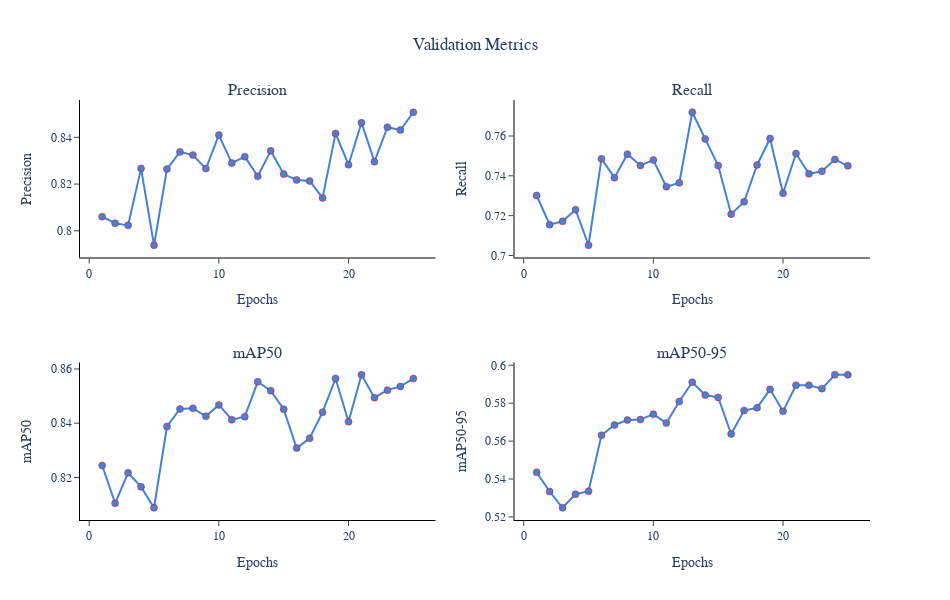

Notebook cell for this chart:
### Code cell
# Validation Metrics

# Create Subplot
subplot_titles = ["Precision", "Recall", "mAP50", "mAP50-95"]
fig = make_subplots(
        rows=2, cols=2,
        subplot_titles=subplot_titles, 
)

# Configuration Plot
class PlotCFG:
    marker_size = 7
    line_size = 2
    train_color = "#9f424d"
    valid_color = "#4083d9"

metrics = ["precision", "recall", "mAP50", "mAP50-95"]
for i, metric in enumerate(metrics):
    # Plot
    fig.add_trace(
        go.Scatter(
            x=np.arange(1, training_results.shape[0]+1), y=training_results["metrics/{}(B)".format(metric)],
            mode="markers+lines",
            marker=dict(
                color=PlotCFG.valid_color, size=PlotCFG.marker_size, line=dict(color="red", width=0.5)
            ),
            line=dict(color=PlotCFG.valid_color, width=PlotCFG.line_size),
            name="Validation"
        ), row=(i//2)+1, col=(i%2)+1
    )
    
    # Update Axes
    fig.update_xaxes(title="Epochs", linecolor="Black", ticks="outside", row=(i//2)+1, col=(i%2)+1)
    fig.update_yaxes(title=subplot_titles[i], linecolor="Black", ticks="outside", row=(i//2)+1, col=(i%2)+1)

# Update Layout
fig.update_layout(
    title="Validation Metrics", title_x=0.5, font_family="Trebuchet MS",
    width=950, height=600,
    showlegend=False,
    plot_bgcolor="White",
    paper_bgcolor="White"
)

# Show
fig.show(iframe_connected=True)

### Figure 1 — Plotly figure (JSON) as saved in the notebook; plotly's stock layout.template omitted (floating-point values rounded to 4 significant figures)
{"data": [{"line": {"color": "#4083d9", "width": 2}, "marker": {"color": "#4083d9", "line": {"color": "red", "width": 0.5}, "size": 7}, "mode": "markers+lines", "name": "Validation", "type": "scatter", "x": [1, 2, 3, 4, 5, 6, 7, 8, 9, 10, 11, 12, 13, 14, 15, 16, 17, 18, 19, 20, 21, 22, 23, 24, 25], "xaxis": "x", "y": [0.8061, 0.8032, 0.8023, 0.8267, 0.7938, 0.8264, 0.8338, 0.8324, 0.8266, 0.8409, 0.829, 0.8317, 0.8234, 0.8342, 0.8243, 0.8218, 0.8213, 0.8141, 0.8417, 0.8283, 0.8463, 0.8296, 0.8443, 0.8431, 0.8507], "yaxis": "y"}, {"line": {"color": "#4083d9", "width": 2}, "marker": {"color": "#4083d9", "line": {"color": "red", "width": 0.5}, "size": 7}, "mode": "markers+lines", "name": "Validation", "type": "scatter", "x": [1, 2, 3, 4, 5, 6, 7, 8, 9, 10, 11, 12, 13, 14, 15, 16, 17, 18, 19, 20, 21, 22, 23, 24, 25], "xaxis": "x2", "y": [0.7301, 0.7155, 0.7172, 0.7229, 0.7051, 0.7485, 0.7391, 0.7509, 0.7452, 0.748, 0.7345, 0.7365, 0.7719, 0.7585, 0.7451, 0.7207, 0.727, 0.7455, 0.7588, 0.7312, 0.7512, 0.741, 0.7423, 0.7483, 0.745], "yaxis": "y2"}, {"line": {"color": "#4083d9", "width": 2}, "marker": {"color": "#4083d9", "line": {"color": "red", "width": 0.5}, "size": 7}, "mode": "markers+lines", "name": "Validation", "type": "scatter", "x": [1, 2, 3, 4, 5, 6, 7, 8, 9, 10, 11, 12, 13, 14, 15, 16, 17, 18, 19, 20, 21, 22, 23, 24, 25], "xaxis": "x3", "y": [0.8244, 0.8105, 0.8217, 0.8165, 0.8088, 0.8388, 0.8452, 0.8455, 0.8426, 0.8467, 0.8413, 0.8424, 0.8553, 0.852, 0.8452, 0.8308, 0.8344, 0.8441, 0.8565, 0.8405, 0.8579, 0.8494, 0.8522, 0.8536, 0.8565], "yaxis": "y3"}, {"line": {"color": "#4083d9", "width": 2}, "marker": {"color": "#4083d9", "line": {"color": "red", "width": 0.5}, "size": 7}, "mode": "markers+lines", "name": "Validation", "type": "scatter", "x": [1, 2, 3, 4, 5, 6, 7, 8, 9, 10, 11, 12, 13, 14, 15, 16, 17, 18, 19, 20, 21, 22, 23, 24, 25], "xaxis": "x4", "y": [0.5435, 0.5334, 0.5248, 0.532, 0.5336, 0.5631, 0.5685, 0.5711, 0.5714, 0.5742, 0.5695, 0.5809, 0.5911, 0.5843, 0.583, 0.5638, 0.5761, 0.5776, 0.5873, 0.5757, 0.5895, 0.5895, 0.5877, 0.595, 0.595], "yaxis": "y4"}], "layout": {"annotations": [{"font": {"size": 16}, "showarrow": false, "text": "Precision", "x": 0.225, "xanchor": "center", "xref": "paper", "y": 1, "yanchor": "bottom", "yref": "paper"}, {"font": {"size": 16}, "showarrow": false, "text": "Recall", "x": 0.775, "xanchor": "center", "xref": "paper", "y": 1, "yanchor": "bottom", "yref": "paper"}, {"font": {"size": 16}, "showarrow": false, "text": "mAP50", "x": 0.225, "xanchor": "center", "xref": "paper", "y": 0.375, "yanchor": "bottom", "yref": "paper"}, {"font": {"size": 16}, "showarrow": false, "text": "mAP50-95", "x": 0.775, "xanchor": "center", "xref": "paper", "y": 0.375, "yanchor": "bottom", "yref": "paper"}], "font": {"family": "Trebuchet MS"}, "height": 600, "paper_bgcolor": "White", "plot_bgcolor": "White", "showlegend": false, "title": {"text": "Validation Metrics", "x": 0.5}, "width": 950, "xaxis": {"anchor": "y", "domain": [0, 0.45], "linecolor": "Black", "ticks": "outside", "title": {"text": "Epochs"}}, "xaxis2": {"anchor": "y2", "domain": [0.55, 1], "linecolor": "Black", "ticks": "outside", "title": {"text": "Epochs"}}, "xaxis3": {"anchor": "y3", "domain": [0, 0.45], "linecolor": "Black", "ticks": "outside", "title": {"text": "Epochs"}}, "xaxis4": {"anchor": "y4", "domain": [0.55, 1], "linecolor": "Black", "ticks": "outside", "title": {"text": "Epochs"}}, "yaxis": {"anchor": "x", "domain": [0.625, 1], "linecolor": "Black", "ticks": "outside", "title": {"text": "Precision"}}, "yaxis2": {"anchor": "x2", "domain": [0.625, 1], "linecolor": "Black", "ticks": "outside", "title": {"text": "Recall"}}, "yaxis3": {"anchor": "x3", "domain": [0, 0.375], "linecolor": "Black", "ticks": "outside", "title": {"text": "mAP50"}}, "yaxis4": {"anchor": "x4", "domain": [0, 0.375], "linecolor": "Black", "ticks": "outside", "title": {"text": "mAP50-95"}}}}
